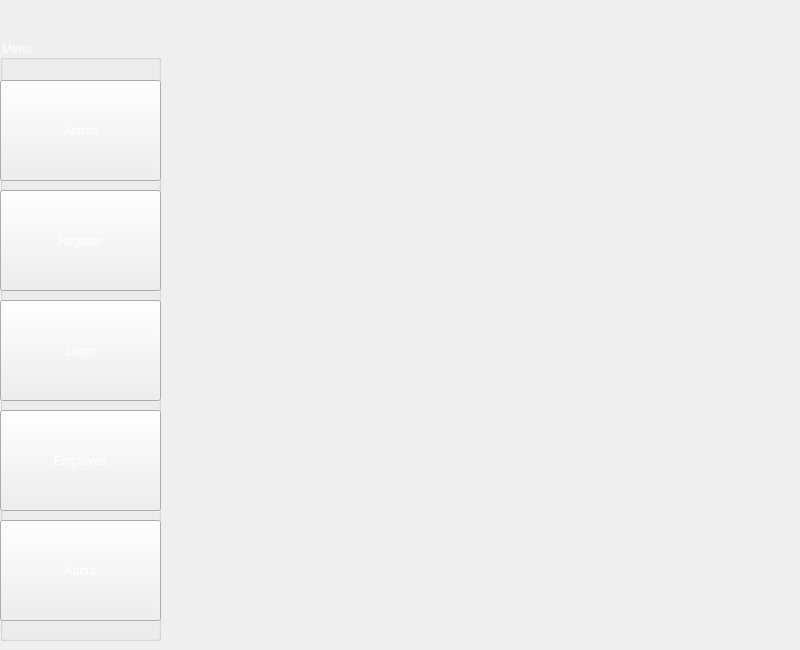
    <widget class="QWidget" name="home_page">
     <property name="styleSheet">
      <string notr="true">#home_page{
background-image: url(:/images/school-bus-revised-1024x724.jpg);
}</string>
     </property>
     <widget class="QLabel" name="home_tab_label">
      <property name="geometry">
       <rect>
        <x>250</x>
        <y>20</y>
        <width>541</width>
        <height>131</height>
       </rect>
      </property>
      <property name="font">
       <font>
        <family>Britannic Bold</family>
        <pointsize>20</pointsize>
        <weight>50</weight>
        <italic>false</italic>
        <bold>false</bold>
       </font>
      </property>
      <property name="styleSheet">
       <string notr="true">font: 18pt &quot;MS Shell Dlg 2&quot;;

font: 20pt &quot;Britannic Bold&quot;;
color: rgb(255, 255, 255);
</string>
      </property>
      <property name="frameShape">
       <enum>QFrame::NoFrame</enum>
      </property>
      <property name="text">
       <string/>
      </property>
      <property name="pixmap">
       <pixmap resource="Src.qrc">:/images/131998619_880565402760529_6580879491267773265_n.png</pixmap>
      </property>
     </widget>
     <widget class="QGroupBox" name="home_menu">
      <property name="geometry">
       <rect>
        <x>0</x>
        <y>40</y>
        <width>161</width>
        <height>601</height>
       </rect>
      </property>
      <property name="styleSheet">
       <string notr="true">font: 18pt &quot;MS Shell Dlg 2&quot;;

font: 16pt &quot;Britannic Bold&quot;;
color: rgb(255, 255, 255);


</string>
      </property>
      <property name="title">
       <string>Menu</string>
      </property>
      <widget class="QPushButton" name="admin_pushButton">
       <property name="geometry">
        <rect>
         <x>0</x>
         <y>40</y>
         <width>161</width>
         <height>101</height>
        </rect>
       </property>
       <property name="styleSheet">
        <string notr="true"/>
       </property>
       <property name="text">
        <string>Admin</string>
       </property>
      </widget>
      <widget class="QPushButton" name="register_pushbutton">
       <property name="geometry">
        <rect>
         <x>0</x>
         <y>150</y>
         <width>161</width>
         <height>101</height>
        </rect>
       </property>
       <property name="styleSheet">
        <string notr="true"/>
       </property>
       <property name="text">
        <string>Register</string>
       </property>
      </widget>
      <widget class="QPushButton" name="login_pushButton">
       <property name="geometry">
        <rect>
         <x>0</x>
         <y>260</y>
         <width>161</width>
         <height>101</height>
        </rect>
       </property>
       <property name="styleSheet">
        <string notr="true"/>
       </property>
       <property name="text">
        <string>Login</string>
       </property>
      </widget>
      <widget class="QPushButton" name="employee_pushButton">
       <property name="geometry">
        <rect>
         <x>0</x>
         <y>370</y>
         <width>161</width>
         <height>101</height>
        </rect>
       </property>
       <property name="styleSheet">
        <string notr="true"/>
       </property>
       <property name="text">
        <string>Employee</string>
       </property>
      </widget>
      <widget class="QPushButton" name="about_pushButton">
       <property name="geometry">
        <rect>
         <x>0</x>
         <y>480</y>
         <width>161</width>
         <height>101</height>
        </rect>
       </property>
       <property name="styleSheet">
        <string notr="true"/>
       </property>
       <property name="text">
        <string>About</string>
       </property>
      </widget>
     </widget>
    </widget>
